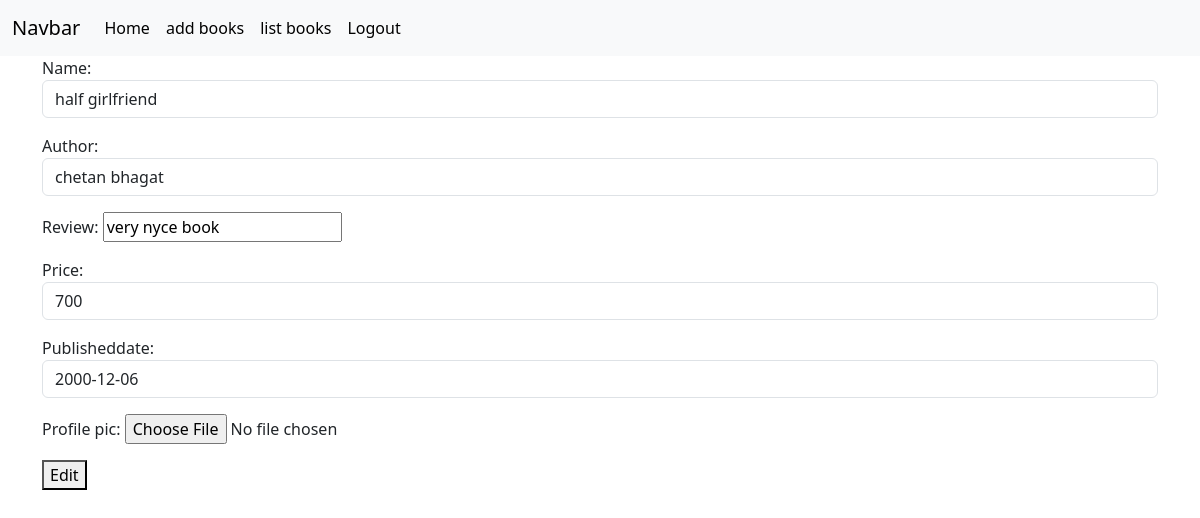
Page /books/2/change/ (signed in) on the committed database.
### books/models.py (models this page shows, shortened)
class BooksApp(models.Model):
    name=models.CharField(max_length=200)
    author=models.CharField(max_length=200)
    review=models.CharField(max_length=200)
    price=models.PositiveIntegerField()
    publisheddate=models.DateField()
    profile_pic=models.ImageField(upload_to="images",null=True,blank=True)

### books/views.py (the view, shortened to what this page needs)
# urls.py: path('books/<int:pk>/change/',views.BooksAppUpdateView.as_view(),name="books-edit"),
@method_decorator(signin_required,name="dispatch")
class BooksAppUpdateView(View):
    def get(self,request,*args,**kwagrs):
        id=kwagrs.get("pk")
        obj=BooksApp.objects.get(id=id)
        form=BooksAppModelForm(instance=obj)
        return render(request,"book_edit.html",{"form":form})

### books/forms.py
class BooksAppModelForm(forms.ModelForm):
   class Meta:
        model=BooksApp
        fields="__all__"
        widgets={
            "name":forms.TextInput(attrs={"class":"form-control"}),
            "author":forms.TextInput(attrs={"class":"form-control"}),
            "reviews":forms.TextInput(attrs={"class":"form-control"}),
            "price":forms.NumberInput(attrs={"class":"form-control"}),
            "publisheddate":forms.DateInput(attrs={"class":"form-control"}),
        }

### books/views.py (called while the page is built)
def signin_required(fn):
    def wrapper(request,*args,**kwargs):
        if not request.user.is_authenticated:
            messages.error(request,"invalid session")
            return redirect("signin")
        else:
            return fn(request,*args,**kwargs)
    return wrapper

### books/templates/book_edit.html (shortened to what this page needs)
{%extends 'base.html'%}
{%block body_block%}
<div class="container">
    <form action="" method="post" enctype="multipart/form-data">
        {{form.as_p}}
        <button type="submit">Edit</button>
    </form>
</div>
{%endblock%}

### rows in the picture
BooksApp: name "half girlfriend", author "chetan bhagat", review "very nyce book", price "700", publisheddate "2000-12-06"
